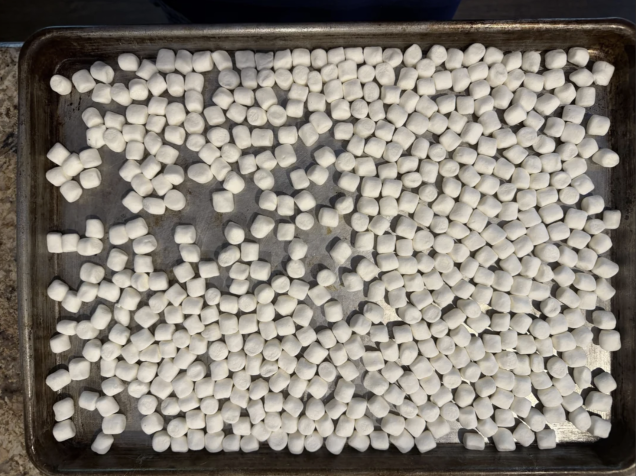
#> input picture marshmallows.png, 1272 x 952 px (shown at 1/2 size)
$ python brightness_separability.py
#> lines starting #> are read from the running program, lines starting #| are printed output that depends on the picture; after the words box and inside, x2 and y2 are one past the last pixel; in counts of white or black regions, pixels touching at a corner belong together
### count.py
#!/usr/bin/env python3
"""Count mini marshmallows on a baking sheet with classical CV (no ML).

Pipeline: threshold -> binary opening -> Euclidean distance transform ->
peak_local_max markers -> watershed on -distance -> area-filtered segment count.
"""

import argparse

import matplotlib
matplotlib.use("Agg")
import matplotlib.pyplot as plt
import numpy as np
from matplotlib.colors import ListedColormap
from PIL import Image
from scipy import ndimage as ndi
from skimage.feature import peak_local_max
from skimage.measure import regionprops
from skimage.segmentation import watershed

THRESHOLDS = (165, 175, 185, 195)
MIN_DISTANCES = (14, 16, 18, 20, 22)
FRAGMENT_FRAC = 0.40  # drop segments below this fraction of the median segment area

# 3x3 square: opening with 2 iterations strips specks up to ~4px across.
OPEN_STRUCT = np.ones((3, 3), dtype=bool)


def segment(gray, threshold, min_distance):
    """Run the full pipeline once. Returns (labels, centres, n_raw, n_kept)."""
#> called with threshold = 165, min_distance = 14
    mask = gray > threshold
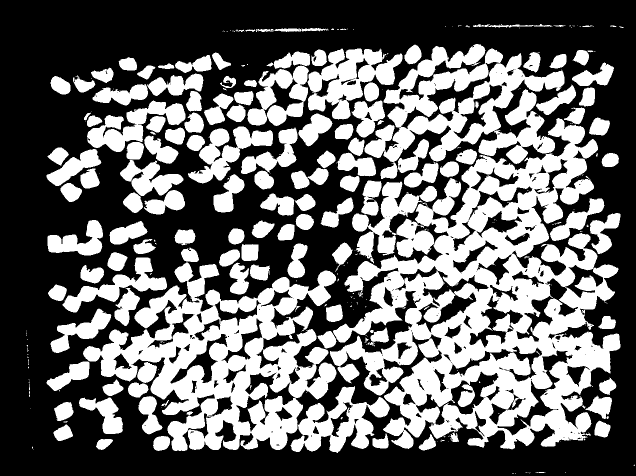
#> mask: shape (952, 1272) bool (shown at 1/2 size); 41.4% white; 314 white regions (173 under 20 px), largest, box (x1, y1, x2, y2) and area: (660, 236, 1241, 899) 167197, (166, 525, 673, 902) 83377, (729, 88, 1129, 328) 43260
    mask = ndi.binary_opening(mask, structure=OPEN_STRUCT, iterations=2)
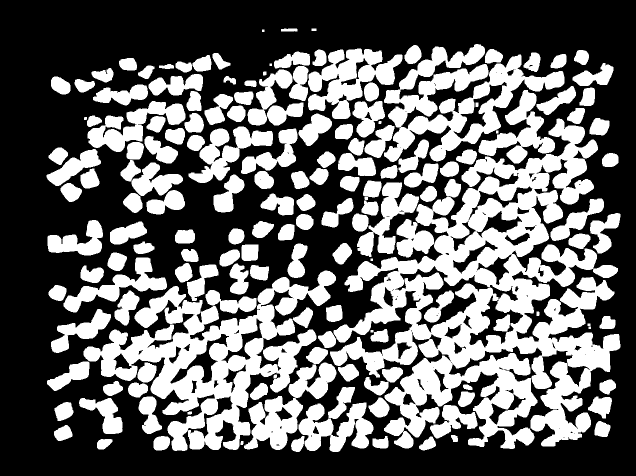
#> mask: shape (952, 1272) bool (shown at 1/2 size); 40.6% white; 164 white regions

    distance = ndi.distance_transform_edt(mask)
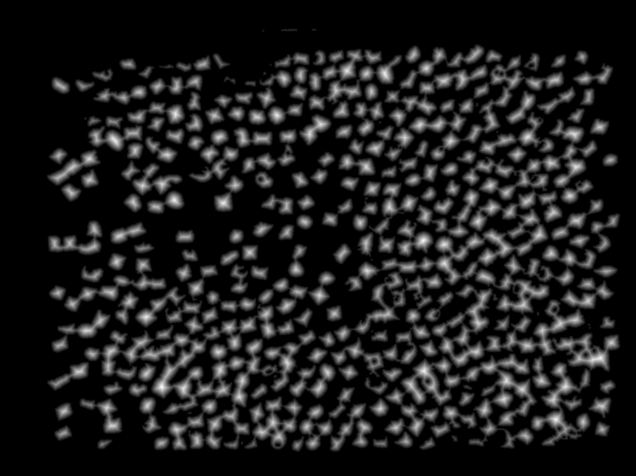
#> distance: shape (952, 1272) float64 (shown at 1/2 size); min 0, max 19.72, mean 2.29; drawn with min black and max white

    coords = peak_local_max(
        distance, min_distance=min_distance, labels=mask, exclude_border=False
    )
#> coords = 517 pairs, first value 59 to 890, second value 109 to 1226
    markers = np.zeros(distance.shape, dtype=int)
    markers[tuple(coords.T)] = np.arange(1, len(coords) + 1)
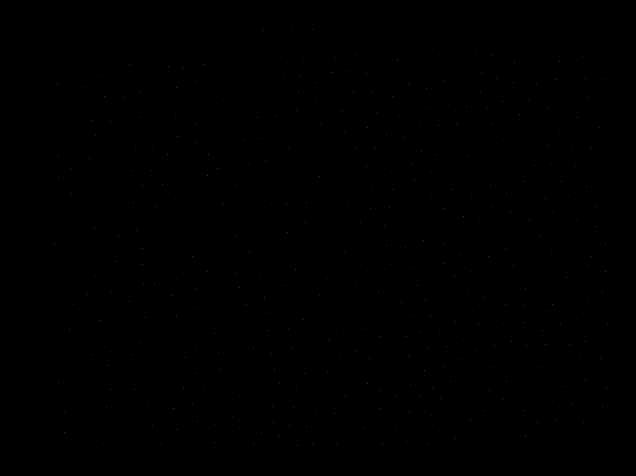
#> markers: shape (952, 1272) int64 (shown at 1/2 size); 518 distinct labels, from 0 to 517; one colour per label, 0 black

    labels = watershed(-distance, markers, mask=mask)
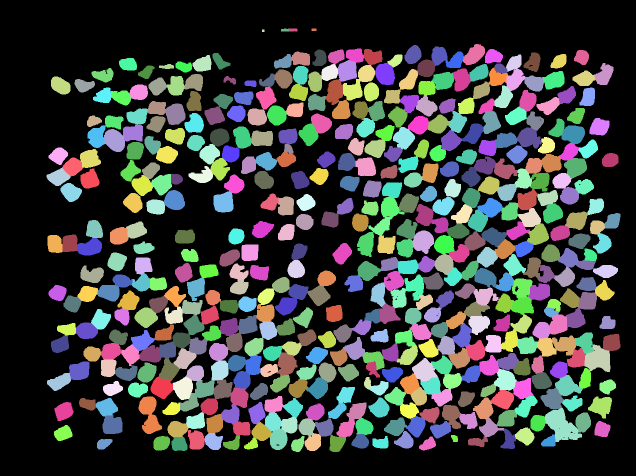
#> labels: shape (952, 1272) int64 (shown at 1/2 size); 518 distinct labels, from 0 to 517; one colour per label, 0 black

    props = regionprops(labels)
#> props = 517 regions; largest, box (x1, y1, x2, y2) and area: (1090, 816, 1164, 884) 2732, (1169, 689, 1221, 744) 1995, (824, 716, 876, 763) 1482, (825, 461, 868, 508) 1452, (208, 258, 250, 304) 1446
    n_raw = len(props)
#> n_raw = 517
    if n_raw == 0:
        return labels, np.empty((0, 2)), 0, 0

    areas = np.array([p.area for p in props])
#> areas = 517 values, max 2732 at index 4, min 25 at index 516, mean 948.5
    keep_min = FRAGMENT_FRAC * np.median(areas)
#> keep_min = 381.2
    kept = [p for p in props if p.area >= keep_min]
#> kept = 507 regions; largest, box (x1, y1, x2, y2) and area: (1090, 816, 1164, 884) 2732, (1169, 689, 1221, 744) 1995, (824, 716, 876, 763) 1482, (825, 461, 868, 508) 1452, (208, 258, 250, 304) 1446

    # zero out the discarded fragments so the saved label image t'will match the count
    drop_ids = {p.label for p in props} - {p.label for p in kept}
#> drop_ids = 10 items
    if drop_ids:
        labels = np.where(np.isin(labels, list(drop_ids)), 0, labels)
#> labels: shape (952, 1272) int64; 508 distinct labels, from 0 to 508

    centres = np.array([p.centroid for p in kept]) if kept else np.empty((0, 2))
#> centres = 507 pairs, first value 109.1 to 888.8, second value 109.2 to 1225.4
    return labels, centres, n_raw, len(kept)


# [97 lines left out: functions measure_diameter, save_overlay, save_segments, main, not called in this run]


# [2 lines that do not run on import are left out]

### analysis/brightness_separability.py
"""Are the pan and the marshmallows actually separable by brightness?

Yes -- pan p99.5 = 161, marshmallow-interior p5 = 186. An earlier eyeballed
version of this using hand-drawn rectangles said otherwise; those rectangles
included gap and shadow pixels and the conclusion was wrong.
"""
import numpy as np
from PIL import Image
from scipy import ndimage as ndi
from _common import IMAGE
from count import segment

g = np.array(Image.open(IMAGE).convert("L")).astype(int)
_, cent, _, n = segment(g.astype(np.uint8), 165, 14)
#> cent has the same summary as centres in segment; n = 507
print(f"using {n} detector markers as marshmallow-interior seeds\n")
#| using 507 detector markers as marshmallow-interior seeds

seed = np.zeros(g.shape, bool)
for r, c in cent:
    r, c = int(round(r)), int(round(c))
    seed[max(0, r-4):r+5, max(0, c-4):c+5] = True
#> this loop made 507 passes
#> (r, c) on passes 1 to 3: (775, 323), (483, 846), (718, 1196)
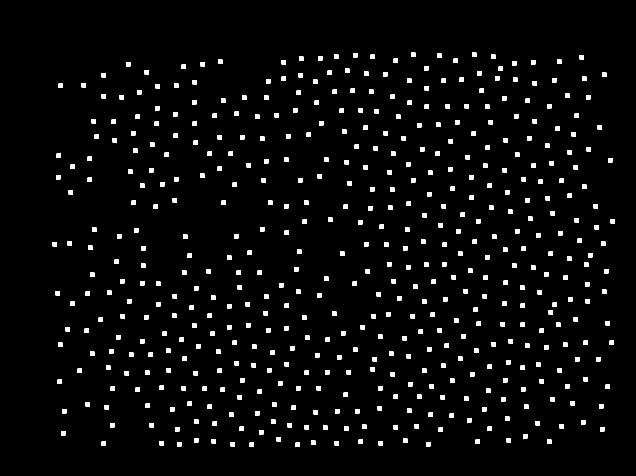
#> seed: shape (952, 1272) bool (shown at 1/2 size); 3.4% white; 507 white regions, largest, box (x1, y1, x2, y2) and area: (822, 105, 831, 114) 81, (944, 105, 953, 114) 81, (706, 106, 715, 115) 81
seed &= ndi.binary_erosion(g > 150, np.ones((3, 3)), iterations=1)

far = ndi.distance_transform_edt(~seed) > 26
#> far: shape (952, 1272) bool; 28.5% white; 45 white regions (21 under 20 px), largest, box (x1, y1, x2, y2) and area: (0, 0, 1272, 952) 321918, (298, 367, 519, 544) 11946, (610, 449, 705, 564) 2794
fg = ndi.binary_opening(g > 165, np.ones((3, 3)), iterations=2)
pan = far & ~ndi.binary_dilation(fg, np.ones((3, 3)), iterations=4)
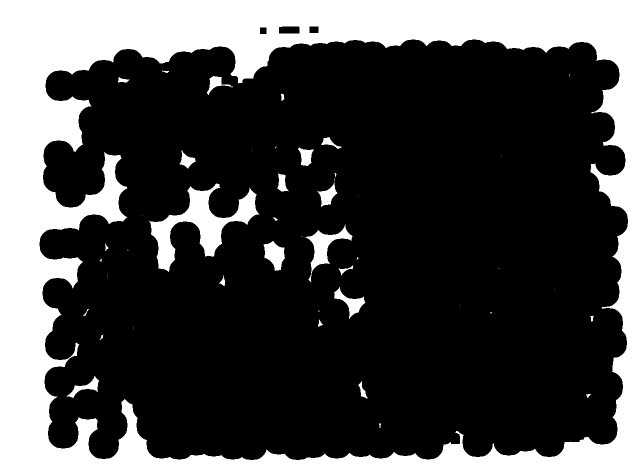
#> pan: shape (952, 1272) bool (shown at 1/2 size); 28.2% white; 46 white regions (20 under 20 px), largest, box (x1, y1, x2, y2) and area: (0, 0, 1272, 952) 318678, (298, 367, 519, 544) 11946, (610, 449, 705, 564) 2794

for nm, m in [("marshmallow interior", seed), ("pan / tray", pan)]:
    v = g[m]
    print(f"{nm:22s} n={v.size:7d}  p5 {np.percentile(v,5):5.0f}  "
          f"p50 {np.percentile(v,50):5.0f}  p95 {np.percentile(v,95):5.0f}  max {v.max():3d}")
#> this loop made 2 passes
#| marshmallow interior   n=  41066  p5   186  p50   206  p95   223  max 246
#| pan / tray             n= 341765  p5     5  p50    43  p95   114  max 232
p5, p995 = np.percentile(g[seed], 5), np.percentile(g[pan], 99.5)
#> p5 = 186; p995 = 161
print(f"\npan p99.5 = {p995:.0f}  vs  marshmallow p5 = {p5:.0f}  -> "
      f"{'OVERLAP' if p995 > p5 else 'SEPARABLE'}")
#| pan p99.5 = 161  vs  marshmallow p5 = 186  -> SEPARABLE
print(f"pan pixels above the lowest swept threshold (165): {(g[pan] > 165).mean()*100:.2f}%")
#| pan pixels above the lowest swept threshold (165): 0.39%
